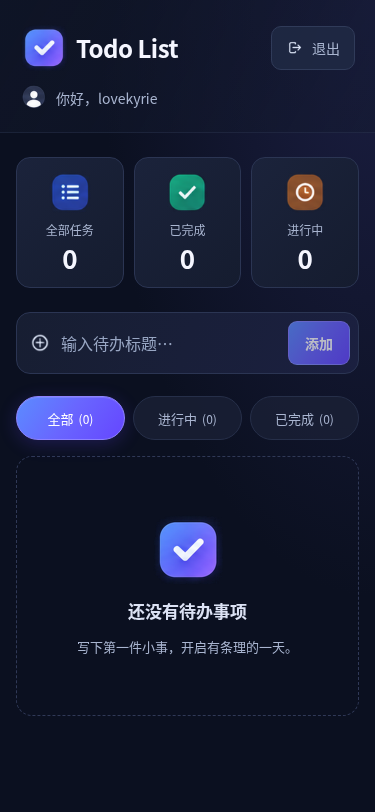
#> input picture web/qa/screenshots/empty-375.png, 375 x 812 px, given in place of login-375.png, which was not available
$ python make-preview.py
#> lines starting #> are read from the running program, lines starting #| are printed output that depends on the picture
"""Arrange the actual 375px browser screenshots into one review image."""

from pathlib import Path

from PIL import Image, ImageDraw


qa = Path(__file__).resolve().parent
screens = [Image.open(qa / f"screenshots/{name}-375.png").convert("RGB")
           for name in ("login", "register", "todos")]
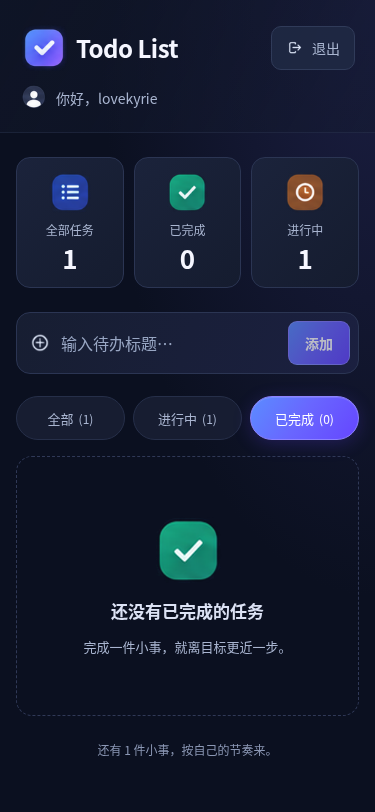
#> input picture web/qa/screenshots/filter-empty-375.png, 375 x 812 px, given in place of register-375.png, which was not available
#> screens = 3 items
gutter, top = 24, 48
height = max(screen.height for screen in screens) + top + gutter
#> height = 884
preview = Image.new("RGB", (375 * 3 + gutter * 4, height), "#11162a")
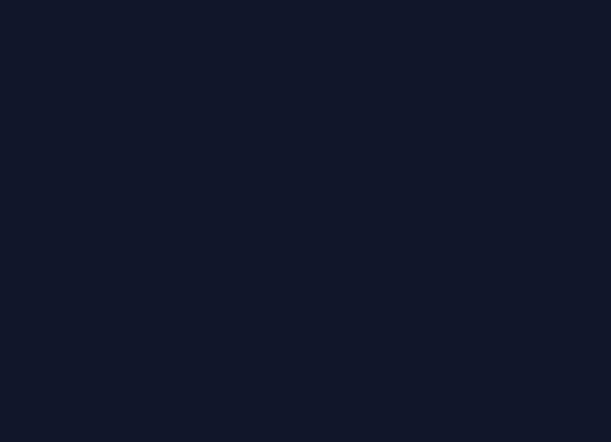
#> preview: PIL image 1221x884 RGB (shown at 1/2 size); mean R, G, B 17, 22, 42
draw = ImageDraw.Draw(preview)
for index, (screen, label) in enumerate(zip(screens, ("LOGIN / 375px", "REGISTER / 375px", "TODO LIST / 375px"))):
    x = gutter + index * (375 + gutter)
    draw.text((x, 20), label, fill="#b7c3e0")
    preview.paste(screen, (x, top))
#> this loop made 3 passes
#> (label, x) on passes 1 to 3: ('LOGIN / 375px', 24), ('REGISTER / 375px', 423), ('TODO LIST / 375px', 822)
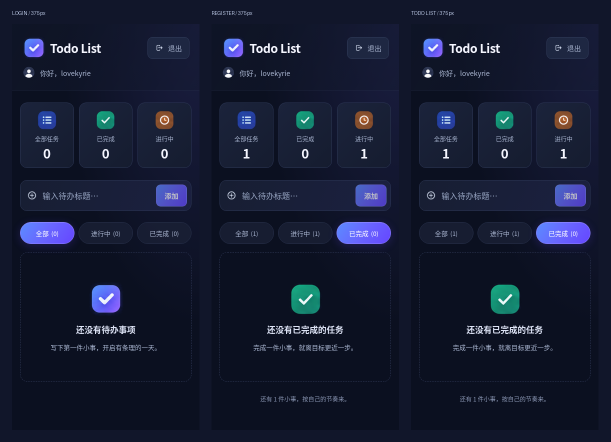
#> preview: PIL image 1221x884 RGB (shown at 1/2 size); mean R, G, B 21.9, 28.1, 50.1
preview.save(qa / "mobile-preview.png")
print(f"Preview: {preview.width} × {preview.height}")
#| Preview: 1221 × 884
